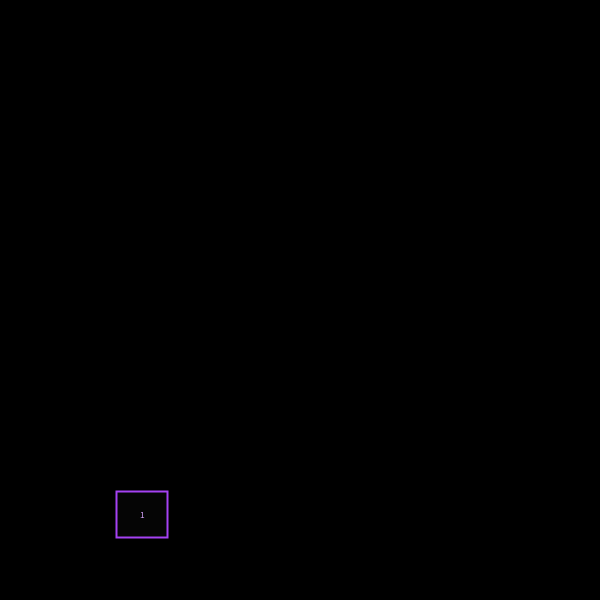
Frame 1 (no input)
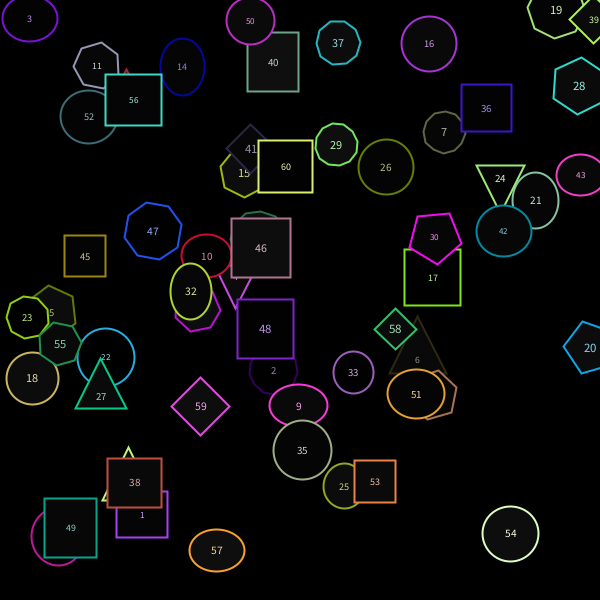
Frame 60 (the mouse pressed at the canvas centre just before this capture)
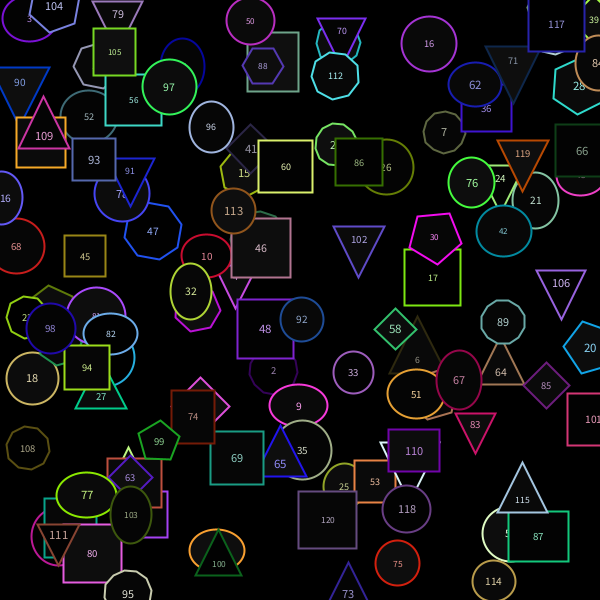
Frame 120 (the mouse held since frame 60 and released just before this capture)

The Processing sketch that drew these frames (run headless with seeded random() and noise(); from frame 60 on, the mouse is pressed at the canvas centre):

// Processing sketch: processing_71684
// ── processing_71684.pde

//Random Numbered Shapes

float r;
float g;
float b;
float x;
float y;
int num = 1;
void setup()
{
  size(600, 600);
  background(0);
  smooth();
  frameRate(10);
  textAlign(CENTER, CENTER);
  strokeWeight(2);
  rectMode(CENTER);
}
void draw()
{
  randomize();
  stroke(r, g, b);
  fill(random(0, 16));
  drawShape();
  fill(128+(r/2), 128+(g/2), 128+(b/2));
  textSize(random(9,13));
  text(num, x, y);
  num = num + 1;
  if (num > 10000)
  {
    num = 1;
  }
}
void randomize()
{
  r = random(0, 256);
  g = random(0, 256);
  b = random(0, 256);
  x = random(0, width);
  y = random(0, height);
}
void drawShape()
{
  int type = int(random(0, 13));
  if (type <= 3)
  {
    ellipse(x, y, random(40, 60), random(40, 60));
  }
  else if (type == 4)
  {
    float s = random(40, 60);
    ellipse(x, y, s, s);
  }
  else if (type <= 6)
  {
    rect(x, y, random(40, 60), random(40, 60));
  }
  else if (type == 7)
  {
    float s = random(40, 60);
    rect(x, y, s, s);
  }
  else if (type == 8)
  {
    float s = random(40, 60);
    triangle(x, y-(s*3/4), x+(s/2), y+(s/4), x-(s/2), y+(s/4));
  }
  else if (type == 9)
  {
    float s = random(40, 60);
    triangle(x, y+(s*3/4), x+(s/2), y-(s/4), x-(s/2), y-(s/4));
  }
  else if (type == 10)
  {
    float s = random(40, 60);
    quad(x, y-(s/2), x+(s/2), y, x, y+(s/2), x-(s/2), y);
  }
  else
  {
    float s = random(40, 60);
    int n = 17-int(sqrt(random(16, 169)));
    float p = random(0, 2*PI);
    beginShape();
    int i = 0;
    while (i < n)
    {
      vertex(x+(s*cos(p)/2), y+(s*sin(p)/2));
      i = i + 1;
      p = p + (2*PI/n);
    }
    endShape(CLOSE);
  }
}
